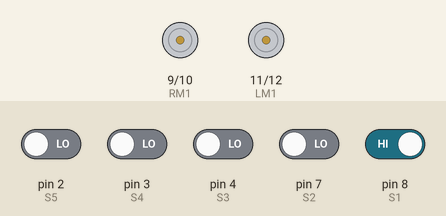
This sketch was run on a simulated Arduino Uno, built with avr-gcc and run on an emulated ATmega328P. On the bench: motor-driver pin pairs drawn as motors (green arrow = first pin HIGH = forward, orange = second pin HIGH = backward, longer = more drive, scaled by the enable pin). Inputs (shaded band) come from the test bench; at power-on: pin 8 (S1) HIGH, pin 2 (S5), pin 3 (S4), pin 4 (S3), pin 7 (S2) LOW.

Above: at 1.2 s.
1.3 s: pin 7 (S2) driven HIGH
At 2.0 s:
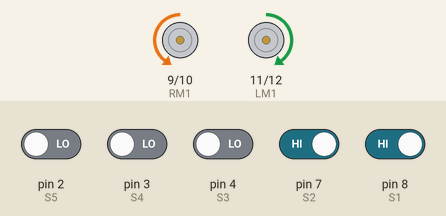
4.3 s: pin 2 (S5) driven HIGH
6.2 s: pin 2 (S5) driven LOW
At 7.1 s:
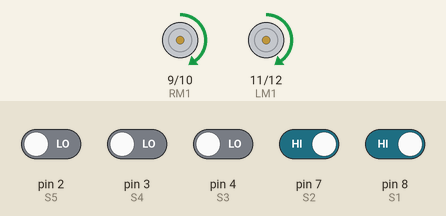
9.2 s: pin 3 (S4) driven HIGH
At 10.0 s:
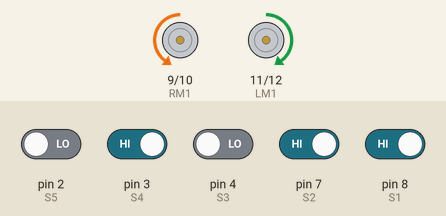
10.7 s: pin 2 (S5) driven HIGH and pin 7 (S2) driven LOW
At 11.1 s:
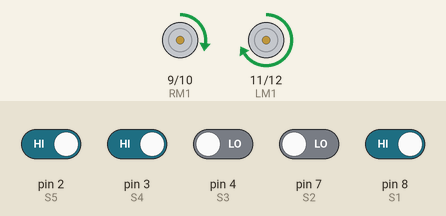
12.2 s: pin 8 (S1) driven LOW
At 12.8 s:
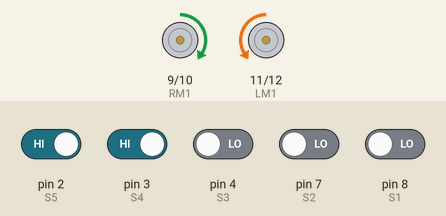
Timing chart, 0 to 16.2 s (numbered marks = the images above; inputs shaded):
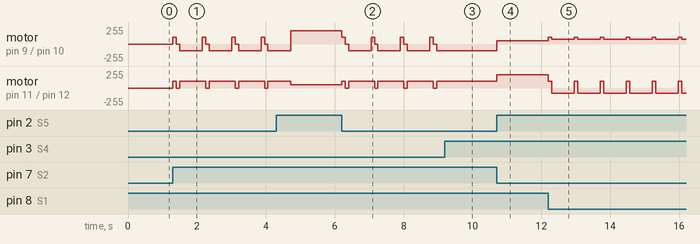

Measured:
- after the input at 1.3 s, motor on pin 9 (RM1) / pin 10 (RM2): stopped → forward 100/255 at once, then repeats every 0.85 s: stopped 0.10 s, backward 100/255 0.65 s, forward 100/255 0.10 s; motor on pin 11 (LM1) / pin 12 (LM2): stopped → forward 100/255 at once, then repeats every 0.85 s: stopped 0.10 s, forward 100/255 0.75 s
- after the input at 6.2 s, motor on pin 9 (RM1) / pin 10 (RM2): forward 200/255 → forward 100/255 at once, then repeats every 0.85 s: stopped 0.10 s, backward 100/255 0.65 s, forward 100/255 0.10 s; motor on pin 11 (LM1) / pin 12 (LM2): forward 50/255 → forward 100/255 at once, then repeats every 0.85 s: stopped 0.10 s, forward 100/255 0.75 s
- after the input at 9.2 s, motor on pin 9 (RM1) / pin 10 (RM2): stops changing and stays backward 100/255; motor on pin 11 (LM1) / pin 12 (LM2): stops changing and stays forward 100/255
- after the input at 10.7 s, motor on pin 9 (RM1) / pin 10 (RM2): backward 100/255 → forward 50/255 at once; motor on pin 11 (LM1) / pin 12 (LM2): forward 100/255 → forward 200/255 at once
- after the input at 12.2 s, motor on pin 9 (RM1) / pin 10 (RM2): alternates forward 100/255 for 0.10 s and forward 75/255 for 0.65 s, starting at once; motor on pin 11 (LM1) / pin 12 (LM2): alternates forward 100/255 for 0.10 s and backward 75/255 for 0.65 s, starting at once

The sketch:

Done.ino
```cpp
int S1 = 8;   //left far sensor
int S2 = 7;   //left near sensor
int S3 = 4;   //middle sensor
int S4 = 3;   //right near sensor
int S5 = 2;   //right far sensor
int LM1 = 11; //left motor
int LM2 = 12; //left motor
int RM1 = 9;  //right motor
int RM2 = 10; //right motor
int A;
int B;
int C;
int D;
int E;
int en1=6;    //M1
int en2=5;    //M2
int i;
const int w = 0;     // low
const int b = 1 ;    // high

void setup()
{
  pinMode(S1, INPUT);
  pinMode(S2, INPUT);
  pinMode(S3, INPUT);
  pinMode(S4, INPUT);
  pinMode(S5, INPUT);
  pinMode(LM1,OUTPUT);
  pinMode(LM2,OUTPUT);
  pinMode(RM1,OUTPUT);
  pinMode(RM2,OUTPUT);
  pinMode(en1,OUTPUT);
  pinMode(en2,OUTPUT);
}

void loop()
{
/* A = digitalRead(S1);
 B = digitalRead(S2);
 C = digitalRead(S3);
 D = digitalRead(S4);
 E = digitalRead(S5);*/

 readsensorvalue();

   if(A == b && B== b && C== w && D== b && E == b) //straight
  {
    straight();
  }
   if (A==b && B==w && C==w && D==b && E==b|| A==b && B==w && C==b && D==b && E==b ) //adjustment
  {
    leftcurve();
  }
   if(A==b && B==b && C==w && D==w && E==b ||  A==b && B==b && C==b && D==w && E==b ) //adjustment
  {
    rightcurve();
  }

  if(A==w && B==w && C==w && D==b && E==b )
  {
    straight();
    delay(100);
    left1();
  }
  if(A==w && B==w && C==w && D==w && E==w)
  {
    straight();
    delay(100);
    stop1();
    delay(100);

 A = digitalRead(S1);
 B = digitalRead(S2);
 C = digitalRead(S3);
 D = digitalRead(S4);
 E = digitalRead(S5);

    if(A==w && B==w && C==w && D==w && E==w )
    {
      straight();
      delay(500);
      stop1();
      for(;;);
    }
    else
    {
    left1();
    }
 A = digitalRead(S1);
 B = digitalRead(S2);
 C = digitalRead(S3);
 D = digitalRead(S4);
 E = digitalRead(S5);
  }
  if(A==b && B==b && C==w && D==w && E==w )
  {
    straight();
    delay(100);
    stop1();
    delay(100);

 A = digitalRead(S1);
 B = digitalRead(S2);
 C = digitalRead(S3);
 D = digitalRead(S4);
 E = digitalRead(S5);

 if(A == b && B== b && C== w && D== b && E == b )
 {
  straight();
 }
 else
 {
  right1();
 }

}
if(A == b && B== b && C==b && D== b && E == b )
{
  turnaround();
  stop1();
  delay(100);
}
}

 void straight()
{
 analogWrite(en1,100);
 analogWrite(en2,100);

 digitalWrite(LM1,HIGH);
 digitalWrite(LM2,LOW);
 digitalWrite(RM1,HIGH);
 digitalWrite(RM2,LOW);;
}

void leftcurve()
{
 analogWrite(en1,50);
 analogWrite(en2,200);

 digitalWrite(LM1,HIGH);
 digitalWrite(LM2,LOW);
 digitalWrite(RM1,HIGH);
 digitalWrite(RM2,LOW);
}

void rightcurve()
{
 analogWrite(en1,200);
 analogWrite(en2,50);

 digitalWrite(LM1,HIGH);
 digitalWrite(LM2,LOW);
 digitalWrite(RM1,HIGH);
 digitalWrite(RM2,LOW);
}

void stop1()
{
 analogWrite(en1,0);
 analogWrite(en2,0);

 digitalWrite(LM1,LOW);
 digitalWrite(LM2,LOW);
 digitalWrite(RM1,LOW);
 digitalWrite(RM2,LOW);
}

void turnaround()
{
 i=0;
 do
{
 analogWrite(en1,75);
 analogWrite(en2,75);

 digitalWrite(LM1,HIGH);
 digitalWrite(LM2,LOW);
 digitalWrite(RM1,LOW);
 digitalWrite(RM2,HIGH);

 for(i=0;i<=0;i++)
 {
  delay(1100);
 }
}
 while(A != b && B != b && C != w && D != b && E != b);
}

void left1()
{
 i=0;
 do
{
 analogWrite(en1,75);
 analogWrite(en2,75);

 digitalWrite(LM1,LOW);
 digitalWrite(LM2,HIGH);
 digitalWrite(RM1,HIGH);
 digitalWrite(RM2,LOW);

 for(i=0;i<=0;i++)
 {
  delay(650);
 }
}
  while(A != b && B != b && C != w && D != b && E != b);
}

void right1()
{
 i=0;
 do
{
 analogWrite(en1,75);
 analogWrite(en2,75);

 digitalWrite(LM1,HIGH);
 digitalWrite(LM2,LOW);
 digitalWrite(RM1,LOW);
 digitalWrite(RM2,HIGH);
 for(i=0;i<=0;i++)
 {
  delay(650);
 }
}
while(A != b && B != b && C != w && D != b && E != b);
}

void readsensorvalue()
{
 A = digitalRead(S1);
 B = digitalRead(S2);
 C = digitalRead(S3);
 D = digitalRead(S4);
 E = digitalRead(S5);

 delay(2);

 A = digitalRead(S1);
 B = digitalRead(S2);
 C = digitalRead(S3);
 D = digitalRead(S4);
 E = digitalRead(S5);

 delay(2 );

 A = digitalRead(S1);
 B = digitalRead(S2);
 C = digitalRead(S3);
 D = digitalRead(S4);
 E = digitalRead(S5);
}
```
